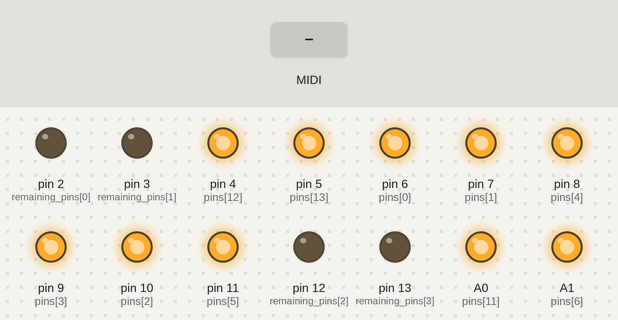
The sketch below on a simulated Arduino Uno, built with avr-gcc and run on an emulated ATmega328P. Parts: output pins drawn as LEDs (lit = HIGH). The test bench sets the inputs (shaded band). MIDI output is not drawn.

Above: at 1.2 s.
1.3 s: MIDI note 36 received
At 1.45 s:
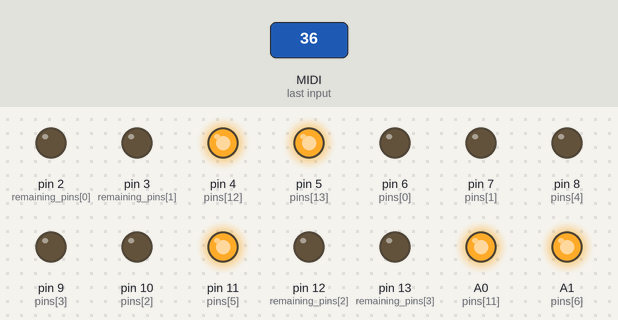
Timing chart, 0 to 4.3 s (numbered marks = the images above; inputs shaded):
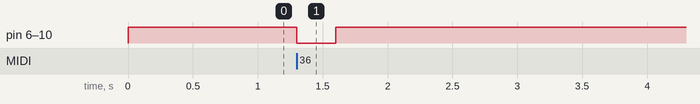

The sketch:

Dekoder_sterowania_super_octav_coppel_trojza_zambrow.ino
```cpp
//Author Romuald Milewski
//Dodatkowy Dekoder Man. II for pipe organ czyzew
//Arduino Nano or Uno

#include <MIDI.h>   // Add Midi Library

//#define LED 13
//#define LED2 12// Arduino Board LED is on Pin 13

#define decoder_channel 1 // the selected MIDI channel on which the decoder works
int pins[] = {6, 7, 10, 9, 8, 11, A1, A2, A3, A4, A5, A0, 4, 5};
int remaining_pins[] = {2, 3, 12, 13};
// 15, 14, 17, 16,
// 29, 28, 31, 30,

//Create an instance of the library with default name, serial port and settings
MIDI_CREATE_DEFAULT_INSTANCE();

void setup() {

     // setup pins for output
for (int i = 0; i < sizeof(pins) / sizeof(pins[0]); ++i) {
    pinMode(pins[i], OUTPUT);
    digitalWrite (pins[i], HIGH);

  }
// setup remaining pinsfor output ( remaining_pins )
  for (int i = 0; i < sizeof(remaining_pins) / sizeof(remaining_pins[0]); ++i) {
    pinMode(remaining_pins[i], OUTPUT);
    digitalWrite (remaining_pins[i], LOW);

  }


      // self-test  jesli potrzebny
//  for (int i = 0; i < sizeof(piny) / sizeof(piny[0]); ++i) {
//    digitalWrite(piny[i], HIGH);
//    delay(300); // Czas trwania stanu wysokiego - 300 ms
//    digitalWrite(piny[i], LOW);
//    delay(50);  // Dodatkowy czas dla lepszego zobaczenia efektu
//  }


  MIDI.begin(MIDI_CHANNEL_OMNI); // Initialize the Midi Library.
  // OMNI sets it to listen to all channels.. MIDI.begin(2) would set it
  // to respond to notes on channel 2 only.
  MIDI.setHandleNoteOn(MyHandleNoteOn); // This is important!! This command
  // tells the Midi Library which function you want to call when a NOTE ON command
  // is received. In this case it's "MyHandleNoteOn".
  MIDI.setHandleNoteOff(MyHandleNoteOff); // This command tells the Midi Library
  // to call "MyHandleNoteOff" when a NOTE OFF command is received.
}

void loop() { // Main loop
  MIDI.read(); // Continuously check if Midi data has been received.
}

// MyHandleNoteON is the function that will be called by the Midi Library
// when a MIDI NOTE ON message is received.
// It will be passed bytes for Channel, Pitch, and Velocity
void MyHandleNoteOn(byte channel, byte pitch, byte velocity) {
  if (channel == decoder_channel) {
    if (pitch = 42) digitalWrite (pins[0], LOW); // I-P
    if (pitch = 43) digitalWrite (pins[1], LOW); //II -|P
    if (pitch = 53) digitalWrite (pins[2], LOW); //II-I
    if (pitch = 54) digitalWrite (pins[3], LOW); //super II-I
    if (pitch = 55) digitalWrite (pins[4], LOW); //sub II-I
   // if (pitch = 56) digitalWrite (pins[5], HIGH);
    //if (pitch = 70) digitalWrite (pins[6], HIGH);


  }
}

// MyHandleNoteOFF is the function that will be called by the Midi Library
// when a MIDI NOTE OFF message is received.
// * A NOTE ON message with Velocity = 0 will be treated as a NOTE OFF message *
// It will be passed bytes for Channel, Pitch, and Velocity

void MyHandleNoteOff(byte channel, byte pitch, byte velocity) {
  if (channel == decoder_channel) {
    if (pitch = 42) digitalWrite (pins[0], HIGH);
    if (pitch = 43) digitalWrite (pins[1], HIGH);
    if (pitch = 53) digitalWrite (pins[2], HIGH);
    if (pitch = 54) digitalWrite (pins[3], HIGH);
    if (pitch = 55) digitalWrite (pins[4], HIGH);
    //if (pitch = 56) digitalWrite (pins[5], LOW);
   // if (pitch = 70) digitalWrite (pins[6], LOW);


  }
}
```

Measured:
- after the input at 1.3 s, pin 6 (pins[0]), pin 7 (pins[1]), pin 8 (pins[4]), pin 9 (pins[3]), pin 10 (pins[2]): HIGH → LOW at once, → HIGH 0.30 s later
